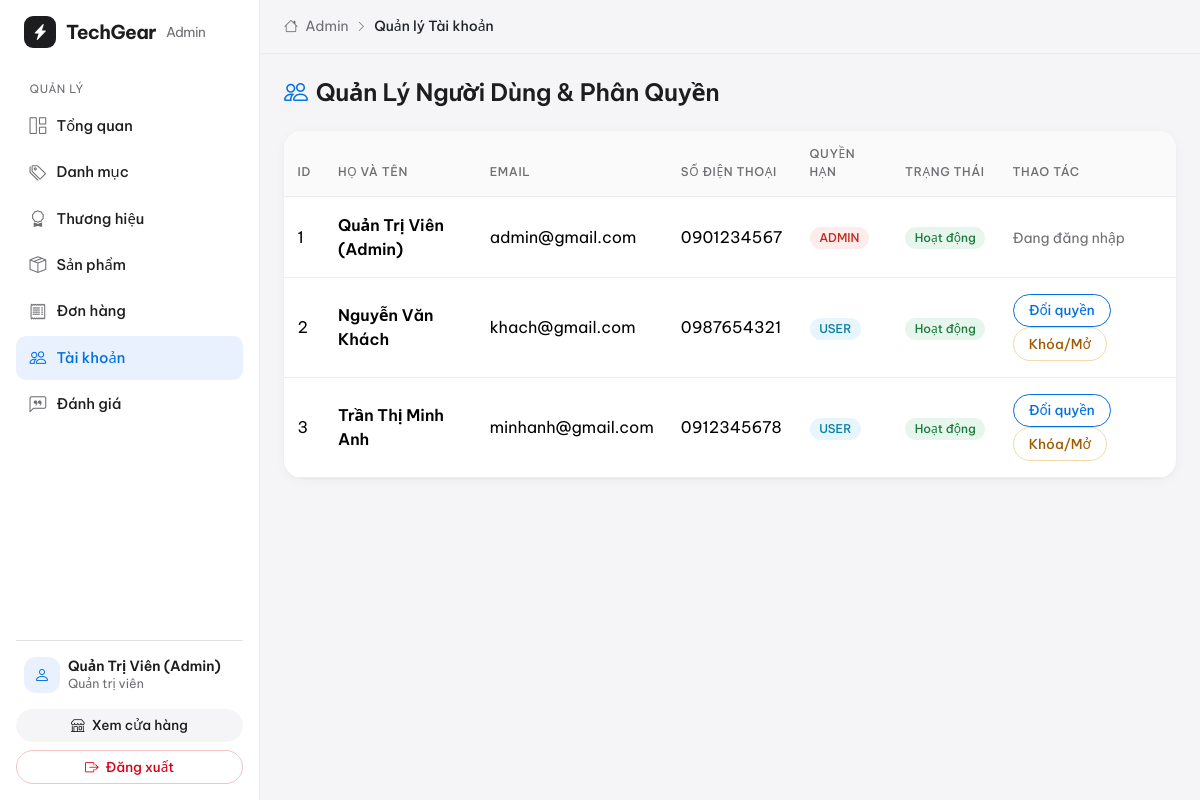
The page /admin/users.php (signed in) on the database its author committed.
### tables this page shows
CREATE TABLE `users` (
  `id` INT AUTO_INCREMENT PRIMARY KEY,
  `fullname` VARCHAR(100) NOT NULL,
  `email` VARCHAR(100) NOT NULL UNIQUE,
  `password` VARCHAR(255) NOT NULL,
  `phone` VARCHAR(20) DEFAULT NULL,
  `address` VARCHAR(255) DEFAULT NULL,
  `role` ENUM('user', 'admin') DEFAULT 'user',
  `status` TINYINT(1) DEFAULT 1 COMMENT '1: Hoạt động, 0: Khóa',
  `created_at` TIMESTAMP DEFAULT CURRENT_TIMESTAMP
);

### admin/users.php (the view, shortened to what this page needs)
<?php
require_once __DIR__ . '/../config/db.php';
$users = $pdo->query("SELECT * FROM users ORDER BY id ASC")->fetchAll();
require_once __DIR__ . '/includes/header.php';
?>
<h4 class="fw-bold mb-4"><i class="bi bi-people text-primary me-2"></i>Quản Lý Người Dùng & Phân Quyền</h4>
<div class="card border-0 shadow-sm rounded-4 overflow-hidden">
    <table class="table align-middle mb-0">
        <thead class="table-light">
            <tr>
                <th>ID</th>
                <th>Họ và tên</th>
                <th>Email</th>
                <th>Số điện thoại</th>
                <th>Quyền hạn</th>
                <th>Trạng thái</th>
                <th>Thao tác</th>
            </tr>
        </thead>
        <tbody>
            <?php foreach ($users as $u): ?>
                <tr>
                    <td><?= $u['id'] ?></td>
                    <td class="fw-bold"><?= htmlspecialchars($u['fullname']) ?></td>
                    <td><?= htmlspecialchars($u['email']) ?></td>
                    <td><?= htmlspecialchars($u['phone'] ?? '-') ?></td>
                    <td>
                        <span class="badge bg-<?= $u['role'] === 'admin' ? 'danger' : 'info text-dark' ?>">
                            <?= strtoupper($u['role']) ?>
                        </span>
                    </td>
                    <td>
                        <span class="badge bg-<?= $u['status'] ? 'success' : 'secondary' ?>">
                            <?= $u['status'] ? 'Hoạt động' : 'Đã khóa' ?>
                        </span>
                    </td>
                    <td>
                        <?php if ($u['id'] !== $_SESSION['user']['id']): ?>
                            <a href="users.php?toggle_role=<?= $u['id'] ?>" class="btn btn-sm btn-outline-primary">Đổi quyền</a>
                            <a href="users.php?toggle_status=<?= $u['id'] ?>" class="btn btn-sm btn-outline-warning">Khóa/Mở</a>
                        <?php else: ?>
                            <span class="text-muted small">Đang đăng nhập</span>
                        <?php endif; ?>
                    </td>
                </tr>
            <?php endforeach; ?>
        </tbody>
    </table>
</div>
<?php require_once __DIR__ . '/includes/footer.php'; ?>

### assets/css/style.css (style rules this page uses)
:root { --tg-bg: #f5f5f7; --tg-surface: #ffffff; --tg-text: #1d1d1f; --tg-muted: #6e6e73; --tg-accent: #0071e3; --tg-accent-hover: #0077ed; --tg-orange: #bf4800; --tg-border: #d2d2d7; --tg-border-soft: #ececf0; --tg-radius: 18px; --tg-shadow: 0 2px 12px rgba(0, 0, 0, 0.04), 0 1px 2px rgba(0, 0, 0, 0.03); --tg-shadow-hover: 0 18px 40px rgba(0, 0, 0, 0.10); }
body { background: var(--tg-bg); color: var(--tg-text); font-family: 'Be Vietnam Pro', 'Segoe UI', system-ui, -apple-system, sans-serif; -webkit-font-smoothing: antialiased; letter-spacing: 0; }
h1, h2, h3, h4, h5, h6 { color: var(--tg-text); font-weight: 700; letter-spacing: -0.01em; }
.fw-bold { font-weight: 600 !important; }
.text-muted, .text-secondary { color: var(--tg-muted) !important; }
.text-primary { color: var(--tg-accent) !important; }
a { color: var(--tg-accent); }
.btn { border-radius: 999px; font-weight: 500; padding: 0.55rem 1.3rem; transition: all 0.2s ease; }
.btn-sm { padding: 0.35rem 0.95rem; font-size: 0.85rem; }
.btn-outline-primary { color: var(--tg-accent); border-color: var(--tg-accent); }
.btn-outline-warning { border-color: #f5d9a8; color: #a05a00; }
.card { border: none !important; border-radius: var(--tg-radius) !important; box-shadow: var(--tg-shadow) !important; background: var(--tg-surface); }
.rounded-4 { border-radius: var(--tg-radius) !important; }
.shadow-sm { box-shadow: var(--tg-shadow) !important; }
.badge { font-weight: 500; border-radius: 999px; padding: 0.4em 0.8em; border: none !important; }
.badge.bg-success { background: #e6f6ec !important; color: #1d7a3e !important; }
.badge.bg-danger { background: #fdecec !important; color: #c4281c !important; }
.badge.bg-info { background: #e6f6fb !important; color: #0a7ea4 !important; }
.table { --bs-table-bg: transparent; margin-bottom: 0; }
.table thead th, .table-light th { background: #fafafa !important; color: var(--tg-muted); font-weight: 500; font-size: 0.75rem; text-transform: uppercase; letter-spacing: 0.05em; border-bottom: 1px solid var(--tg-border-soft) !important; padding: 0.9rem 0.85rem; }
.table td { border-color: var(--tg-border-soft); padding: 1rem 0.85rem; }
:root { --ease-apple: cubic-bezier(0.28, 0.11, 0.32, 1); --tg-link-dark: #2997ff; }
html { scroll-behavior: smooth; }

### rows shown on the page
users: id "1", fullname "Quản Trị Viên (Admin)", email "admin@gmail.com", phone "0901234567", role "ADMIN", status "Hoạt động", shows "Đang đăng nhập"
users: id "2", fullname "Nguyễn Văn Khách", email "khach@gmail.com", phone "0987654321", role "USER", status "Hoạt động"
users: id "3", fullname "Trần Thị Minh Anh", email "minhanh@gmail.com", phone "0912345678", role "USER", status "Hoạt động"

### other values the page prints
$item[2] "Tổng quan"
$item[2] "Danh mục"
$item[2] "Thương hiệu"
$item[2] "Sản phẩm"
$item[2] "Đơn hàng"
$item[2] "Tài khoản"
$item[2] "Đánh giá"
$_SESSION['user']['fullname'] "Quản Trị Viên (Admin)"
$page_title "Quản lý Tài khoản"
